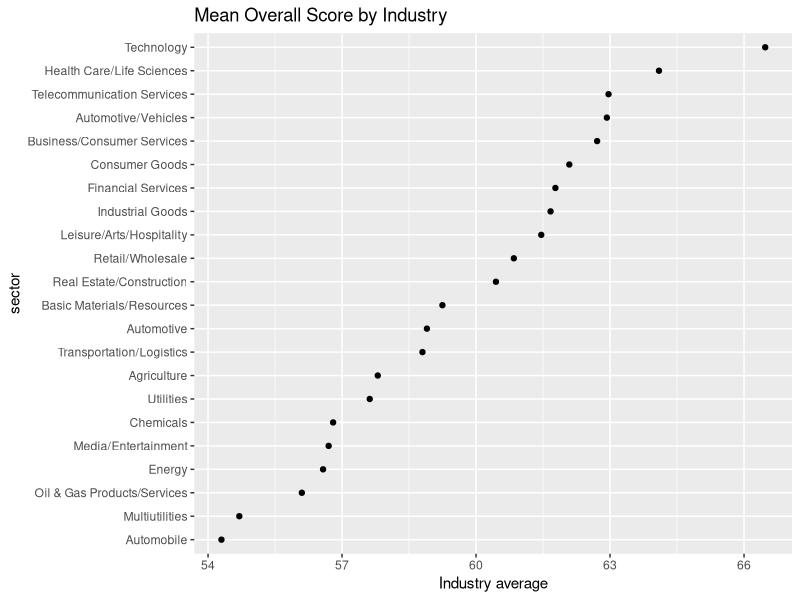
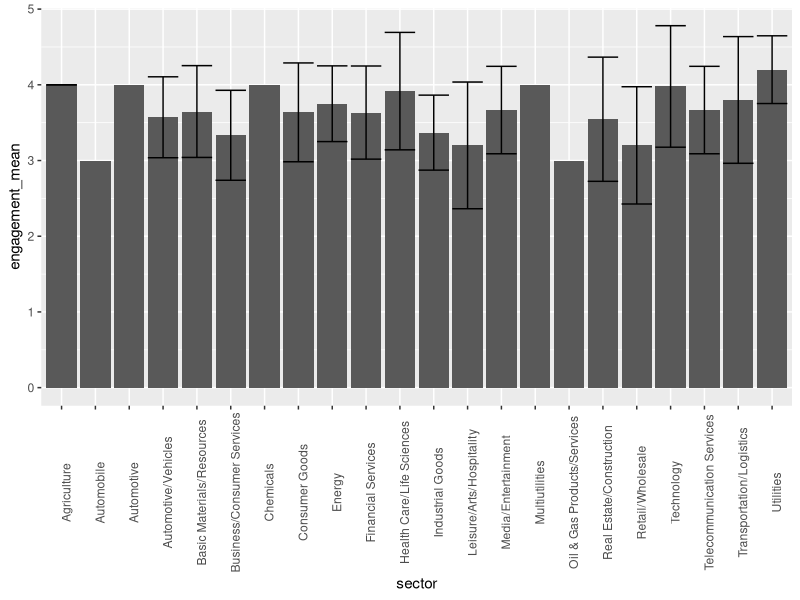

These figures' R source, in order:
## ---- chunk 1
library(tidyverse)
library(ggplot2)
library(forcats)
library(stringr)
library(data.table)
library(caret)
library(nnet)
## ---- chunk 2
df <- read_csv("wsj_250_best-managed_companies.csv")
## ---- chunk 3
top_ten <- df %>% 
  subset(rank <=10)
top_ten
## ---- chunk 4
df %>% 
  group_by(sector) %>% 
  count() %>% 
  arrange(desc(n)) %>% 
  head(10)
## ---- chunk 5
df %>% 
  group_by(sector) %>% 
  count() %>% 
  arrange(n) %>% 
  head(10)
## ---- chunk 6
industry <- df %>% 
  group_by(sector) %>% 
  summarise(industry_average_overall_score = mean(overall_score)) %>% 
  arrange(desc(industry_average_overall_score))

industry %>% 
  mutate(sector = fct_reorder(sector, industry_average_overall_score)) %>% 
  ggplot(aes(industry_average_overall_score, sector)) +
  geom_point() +
  xlab("Industry average") +
  ggtitle("Mean Overall Score by Industry")
## ---- chunk 7
industry_average <- df %>% 
  group_by(sector) %>% 
  summarise(engagement_mean = mean(employee_engagement_and_development), 
            engagement_sd = sd(employee_engagement_and_development),
            innovation_mean = mean(innovation), innovation_sd = sd(innovation),
            cus_sat_mean = mean(customer_satisfaction),
            cus_sat_sd = sd(customer_satisfaction),
            soc_res_mean = mean(social_responsibility),
            soc_res_sd = sd(social_responsibility),
            fin_str_mean = mean(financial_strength),
            fin_str_sd = sd(financial_strength),
            overall_score_mean = mean(overall_score),
            overall_score_sd = sd(overall_score))
## ---- chunk 8
industry_average %>% 
  ggplot(aes(x = sector, y = engagement_mean)) +
  geom_col() +
  geom_errorbar(aes(ymin = engagement_mean - engagement_sd,
                    ymax = engagement_mean + engagement_sd)) +
  theme(axis.text.x = element_text(angle = 90))
